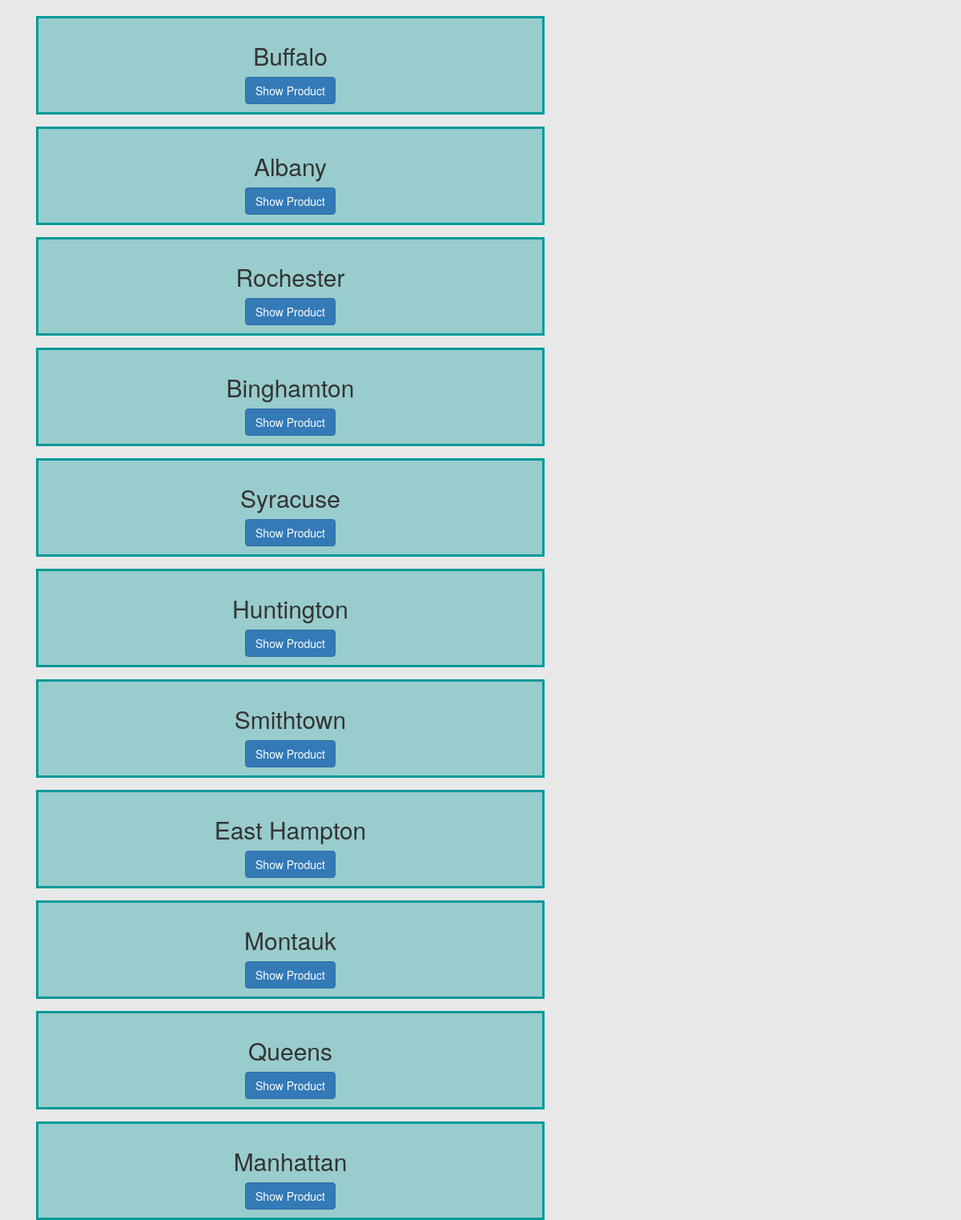
/subarea.php?id=2, run on the app's committed database.
### tables this page shows
CREATE TABLE IF NOT EXISTS `subarea` (
  `id` int(7) NOT NULL,
  `subareaname` varchar(30) NOT NULL,
  `areaid` int(7) NOT NULL,
  `createdate` date NOT NULL
);

### subarea.php (the view, shortened to what this page needs)
<!DOCTYPE html>
<html lang="en">
<head>
   <head>
    <link href="css/bootstrap.min.css" rel="stylesheet">
    <link href="css/font-awesome.min.css" rel="stylesheet">
    <link rel="stylesheet" type="text/css" href="css/style.css">
</head>
<body>
<?php
		include ("function/area.php");
	?>
    <br>
    <div class="container">
    <div class="col-md-7 text-center">
    <?php
		if(isset($_GET["id"])) {
			$subarea_id = $_GET["id"];
			$select = "select * from subarea where areaid='".$subarea_id."'";
			$run_subarea=$con->query($select);
			while($row=$run_subarea->fetch_array()){
			 	echo "<div class='media' style=' background-color: #99CCCC;
    border: 3px solid #009999;
    padding: 10px;'>
				<h2>".$row['subareaname']."</h2>
				<a href='areawiseProduct.php?subareaid=".$row['id']."'><button class='btn btn-primary'>Show Product</button></a>
				</div>";
			}
		}
	?>
   </div>
   </div>
</body>
</html>

### css/style.css (style rules this page uses)
* { margin: 0; padding: 0; outline: 0; }
body { background-color:#E8E8E8; }
a { color: #333; }
.media { background-color: #337ab7; border: 2px solid #009999; padding: 10px; }

### data on the page
subarea: subareaname "Buffalo"
subarea: subareaname "Albany"
subarea: subareaname "Rochester"
subarea: subareaname "Binghamton"
subarea: subareaname "Syracuse"
subarea: subareaname "Huntington"
subarea: subareaname "Smithtown"
subarea: subareaname "East Hampton"
subarea: subareaname "Montauk"
subarea: subareaname "Queens"
subarea: subareaname "Manhattan"
